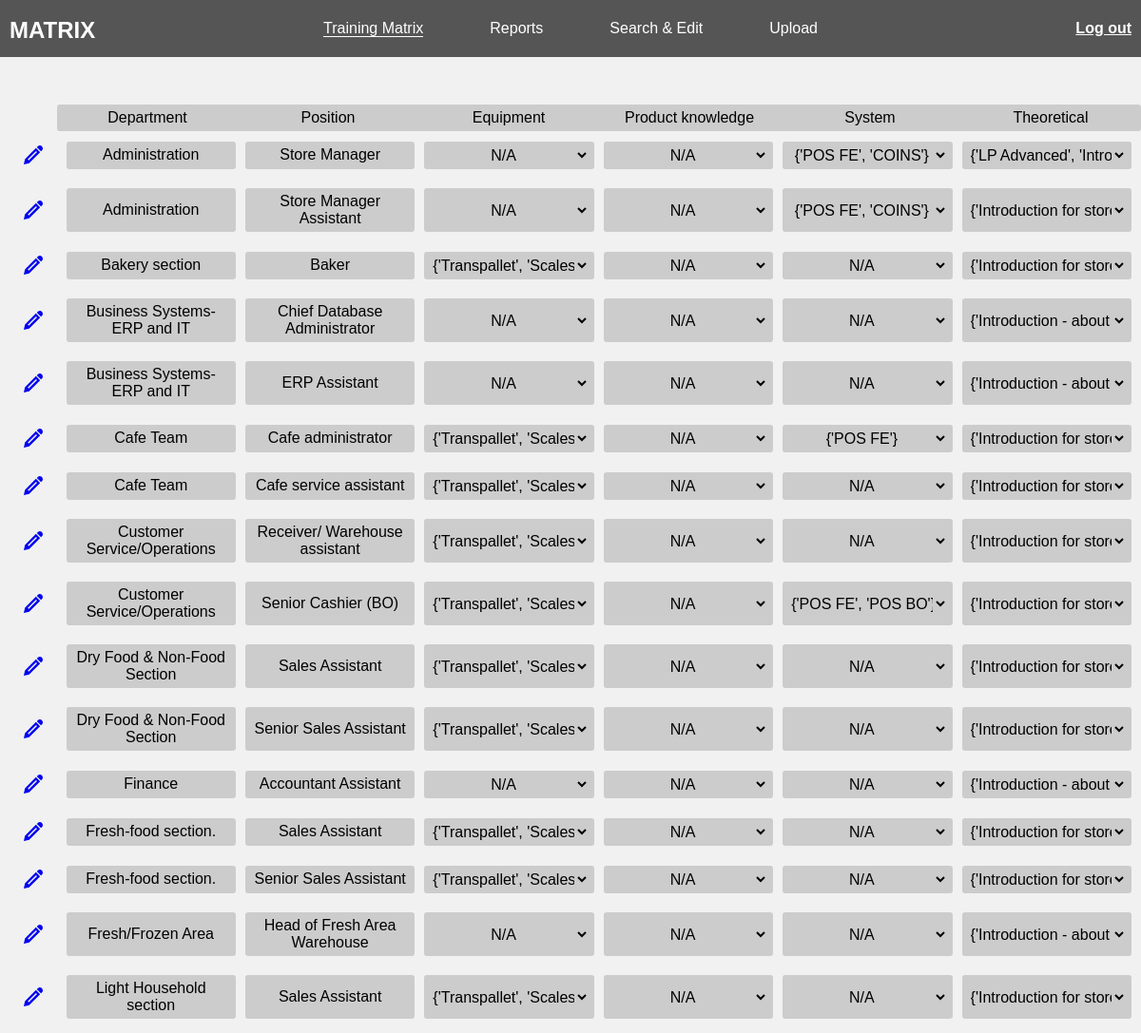
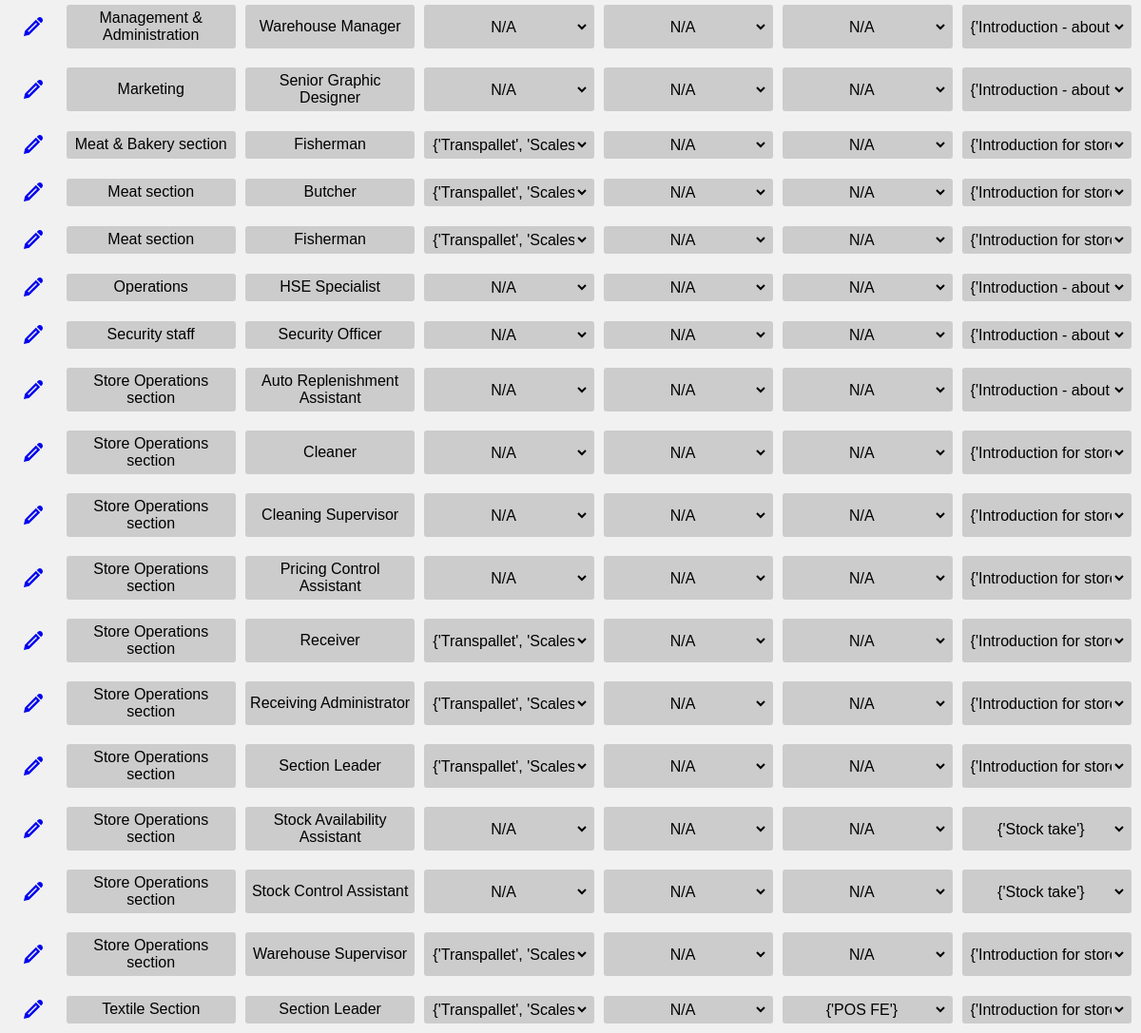
Page /training/matrix/ (signed in) on the committed database (2 pictures, top to bottom).
### training/models.py (models this page shows, shortened)
class TrainingGroup(models.Model):
    title = models.CharField(max_length=200)
    class Meta:
        ordering=('title',)
        verbose_name='Training group'
        verbose_name_plural='Training groups'

class TrainingMatrix(models.Model):
    department = models.ForeignKey(Department, on_delete=models.CASCADE,blank=False, null=True)
    position = models.ForeignKey(Position, on_delete=models.CASCADE,blank=False, null=True)
    training = models.ManyToManyField(Training)
    job = models.CharField(max_length=300, null=True, unique=True)
    def display_eqpm_training(self):
        tr = set()
        for training in self.training.all().filter(training_group__title="Equipment"):
            tr.add(training.title)
        if tr:
            return tr
        else:
            return "N/A"
    def display_sys_training(self):
        tr = set()
        for training in self.training.all().filter(training_group__title="System"):
            tr.add(training.title)
        if tr:
            return tr
        else:
            return "N/A"
    def display_thr_training(self):
        tr = set()
        for training in self.training.all().filter(training_group__title="Theoretical"):
            tr.add(training.title)
        if tr:
            return tr
        else:
            return "N/A"
    def display_prdt_training(self):
        tr = set()
        for training in self.training.all().filter(training_group__title="Product knowledge"):
            tr.add(training.title)
        if tr:
            return tr
        else:
            return "N/A"
    class Meta:
        ordering=('department', 'position',)
        verbose_name='Training Assignement'
        verbose_name_plural='Training Matrix'
        constraints = [
            models.UniqueConstraint(fields=['department', 'position'], name='job')
        ]

class Department(models.Model):
    department = models.CharField(max_length=100, unique=True)
    def __str__(self):
        return self.department or ''
    class Meta:
        ordering=('department',)
        verbose_name='Department'
        verbose_name_plural='Departments'

class Position(models.Model):
    position = models.CharField(max_length=100, unique=True)
    def __str__(self):
        return self.position or ''
    class Meta:
        ordering=('position',)
        verbose_name='Position'
        verbose_name_plural='Positions'

class Training(models.Model):
    training_group = models.ForeignKey(TrainingGroup, on_delete=models.CASCADE, blank=True, null=True)
    title = models.CharField(max_length=200)
    class Meta:
        ordering=('title', 'training_group',)
        verbose_name='Training'
        verbose_name_plural='Training'

### training/views.py (the view)
# urls.py: path('matrix/', HomeView.as_view(), name='home'),
class HomeView(LoginRequiredMixin, TemplateView):
    template_name = 'training/matrix.html'
    context_object_name = 'matrix'
    def get_context_data(self, **kwargs):
        context = super().get_context_data(**kwargs)
        context['groups']= TrainingGroup.objects.all()
        context['jobs']= TrainingMatrix.objects.all()
        context['trainingeqpm']= TrainingMatrix.objects.all()
        return context

### training/templates/training/matrix.html (shortened to what this page needs)
{% extends 'base/nav.html' %}
{% load static %}
{% block content %}
<main>
    <div class="main-page__table-box">
        <ul class="main-page__header">
            <li class="main-page__header-item">Department</li>
            <li class="main-page__header-item">Position</li>
            {% for group in groups %}
            <li class="main-page__header-item">{{group.title}}</li>
            {% endfor %}
        </ul>
        <ul class="main-page__list">
            {% for job in jobs %}
            <li class="main-page__item">
                <a class="main-page__item-edit" href="edit-training.html">
                    <svg>
                        <use xlink:href="/static/images/icons.svg#icon-pencil" />
                    </svg>
                </a>
                <ul class="main-page__info-list">
                    <li class="main-page__info-item">
                        {{job.department}}
                    </li>
                    <li class="main-page__info-item">
                        {{job.position}}
                    </li>
                    <li class="main-page__info-item">
                        <select>
                            <option value="#">{{ job.display_eqpm_training }}</option>
                        </select>
                    </li>
                    <li class="main-page__info-item">
                        <select>
                            <option value="#">{{job.display_prdt_training}}</option>
                        </select>
                    </li>
                    <li class="main-page__info-item">
                        <select>
                            <option value="#">{{job.display_sys_training}}</option>
                        </select>
                    </li>
                    <li class="main-page__info-item">
                        <select>
                            <option value="#">{{job.display_thr_training}}</option>
                        </select>
                    </li>
                </ul>
            </li>
            {% endfor %}
        </ul>
    </div>
</main>
{% endblock content %}

### static/css/style.css (style rules this page uses)
html { font-size:62.5% }
*,*::after,*::before { margin:0;padding:0;-webkit-box-sizing:border-box;box-sizing:border-box }
body { font-size:1.6rem;font-family:sans-serif;min-height:100vh;width:100vw;background-color:#f1f1f1 }
main { margin-top:5rem;width:100% }
svg { width:2rem }
.main-page__table-box { max-width:120rem;width:100%;height:20rem;margin:0 auto }
.main-page__header,.main-page__list,.main-page__item { list-style:none;display:-webkit-box;display:-ms-flexbox;display:flex }
.main-page__header-item,.main-page__item { padding:.5rem }
.main-page__header { width:95%;margin-left:5%;background-color:#ccc;border-radius:3px }
.main-page__header-item { -webkit-box-flex:1;-ms-flex:1 0 0px;flex:1 0 0;text-align:center }
.main-page__list { width:100%;-webkit-box-orient:vertical;-webkit-box-direction:normal;-ms-flex-flow:column;flex-flow:column }
.main-page__item { margin:.5rem 0;width:100%;-webkit-box-align:center;-ms-flex-align:center;align-items:center }
.main-page__item-edit { display:inline-block;width:5%;text-align:center;display:-webkit-box;display:-ms-flexbox;display:flex;-webkit-box-align:center;-ms-flex-align:center;align-items:center;-webkit-box-pack:center;-ms-flex-pack:center;justify-content:center }
.main-page__item-edit>svg { -webkit-box-sizing:content-box;box-sizing:content-box;height:2rem;width:2rem;padding:.5rem;fill:#0000f0 }
.main-page__info-list { width:95%;display:-webkit-box;display:-ms-flexbox;display:flex;-ms-flex-pack:distribute;justify-content:space-around;list-style:none }
.main-page__info-item { -webkit-box-flex:1;-ms-flex:1 0 0px;flex:1 0 0;margin:0 .5rem;padding:.5rem;text-align:center;background-color:#ccc;border-radius:3px;display:-webkit-box;display:-ms-flexbox;display:flex;-webkit-box-align:center;-ms-flex-align:center;align-items:center;-webkit-box-pack:center;-ms-flex-pack:center;justify-content:center }
.main-page__info-item>select { width:100%;height:100%;background:transparent;border:none;font-size:1.6rem;text-align:center }

### rows in the picture
TrainingGroup: title "Equipment"
TrainingGroup: title "Product knowledge"
TrainingGroup: title "System"
TrainingGroup: title "Theoretical"
TrainingMatrix: department "Administration", position "Store Manager", id "N/A", id.title "{'POS FE', 'COINS'}", id.title "{'LP Advanced', 'Introduction for stores'}"
TrainingMatrix: department "Administration", position "Store Manager Assistant", id "N/A", id.title "{'POS FE', 'COINS'}", id.title "{'Introduction for stores'}"
TrainingMatrix: department "Bakery section", position "Baker", id.title "{'Transpallet', 'Scales'}", id "N/A", id.title "{'Introduction for stores'}"
TrainingMatrix: department "Business Systems-ERP and IT", position "Chief Database Administrator", id "N/A", id.title "{'Introduction - about Company'}"
TrainingMatrix: department "Business Systems-ERP and IT", position "ERP Assistant", id "N/A", id.title "{'Introduction - about Company'}"
TrainingMatrix: department "Cafe Team", position "Cafe administrator", id.title "{'Transpallet', 'Scales'}", id "N/A", id.title "{'POS FE'}", id.title "{'Introduction for stores'}"
TrainingMatrix: department "Cafe Team", position "Cafe service assistant", id.title "{'Transpallet', 'Scales'}", id "N/A", id.title "{'Introduction for stores'}"
TrainingMatrix: department "Customer Service/Operations", position "Receiver/ Warehouse assistant", id.title "{'Transpallet', 'Scales'}", id "N/A", id.title "{'Introduction for stores'}"
TrainingMatrix: department "Customer Service/Operations", position "Senior Cashier (BO)", id.title "{'Transpallet', 'Scales'}", id "N/A", id.title "{'POS FE', 'POS BO'}", id.title "{'Introduction for stores'}"
TrainingMatrix: department "Dry Food & Non-Food Section", position "Sales Assistant", id.title "{'Transpallet', 'Scales'}", id "N/A", id.title "{'Introduction for stores'}"
TrainingMatrix: department "Dry Food & Non-Food Section", position "Senior Sales Assistant", id.title "{'Transpallet', 'Scales'}", id "N/A", id.title "{'Introduction for stores'}"
TrainingMatrix: department "Finance", position "Accountant Assistant", id "N/A", id.title "{'Introduction - about Company'}"
TrainingMatrix: department "Fresh-food section.", position "Sales Assistant", id.title "{'Transpallet', 'Scales'}", id "N/A", id.title "{'Introduction for stores'}"
TrainingMatrix: department "Fresh-food section.", position "Senior Sales Assistant", id.title "{'Transpallet', 'Scales'}", id "N/A", id.title "{'Introduction for stores'}"
TrainingMatrix: department "Fresh/Frozen Area", position "Head of Fresh Area Warehouse", id "N/A", id.title "{'Introduction - about Company'}"
TrainingMatrix: department "Light Household section", position "Sales Assistant", id.title "{'Transpallet', 'Scales'}", id "N/A", id.title "{'Introduction for stores'}"
TrainingMatrix: department "Management & Administration", position "Warehouse Manager", id "N/A", id.title "{'Introduction - about Company'}"
TrainingMatrix: department "Marketing", position "Senior Graphic Designer", id "N/A", id.title "{'Introduction - about Company'}"
TrainingMatrix: department "Meat & Bakery section", position "Fisherman", id.title "{'Transpallet', 'Scales'}", id "N/A", id.title "{'Introduction for stores'}"
TrainingMatrix: department "Meat section", position "Butcher", id.title "{'Transpallet', 'Scales'}", id "N/A", id.title "{'Introduction for stores'}"
TrainingMatrix: department "Meat section", position "Fisherman", id.title "{'Transpallet', 'Scales'}", id "N/A", id.title "{'Introduction for stores'}"
TrainingMatrix: department "Operations", position "HSE Specialist", id "N/A", id.title "{'Introduction - about Company'}"
TrainingMatrix: department "Security staff", position "Security Officer", id "N/A", id.title "{'Introduction - about Company'}"
TrainingMatrix: department "Store Operations section", position "Auto Replenishment Assistant", id "N/A", id.title "{'Introduction - about Company'}"
TrainingMatrix: department "Store Operations section", position "Cleaner", id "N/A", id.title "{'Introduction for stores'}"
TrainingMatrix: department "Store Operations section", position "Cleaning Supervisor", id "N/A", id.title "{'Introduction for stores'}"
TrainingMatrix: department "Store Operations section", position "Pricing Control Assistant", id "N/A", id.title "{'Introduction for stores'}"
TrainingMatrix: department "Store Operations section", position "Receiver", id.title "{'Transpallet', 'Scales'}", id "N/A", id.title "{'Introduction for stores'}"
TrainingMatrix: department "Store Operations section", position "Receiving Administrator", id.title "{'Transpallet', 'Scales'}", id "N/A", id.title "{'Introduction for stores'}"
TrainingMatrix: department "Store Operations section", position "Section Leader", id.title "{'Transpallet', 'Scales'}", id "N/A", id.title "{'Introduction for stores'}"
TrainingMatrix: department "Store Operations section", position "Stock Availability Assistant", id "N/A", id.title "{'Stock take'}"
TrainingMatrix: department "Store Operations section", position "Stock Control Assistant", id "N/A", id.title "{'Stock take'}"
TrainingMatrix: department "Store Operations section", position "Warehouse Supervisor", id.title "{'Transpallet', 'Scales'}", id "N/A", id.title "{'Introduction for stores'}"
TrainingMatrix: department "Textile Section", position "Section Leader", id.title "{'Transpallet', 'Scales'}", id "N/A", id.title "{'POS FE'}", id.title "{'Introduction for stores'}"
